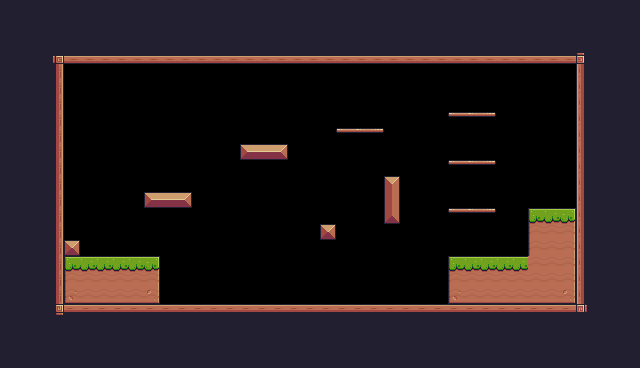

A level layout from a 2D game, rendered from its tile map. Below: a short description, then the map file with its tile-grid data intact:
An orthogonal 40x23 tile map with 16x16 px tiles, 1 tile layer (Background) and 29 objects (9x Fruit, 4x Platform, Player, CheckPoint, Chicken).

<map version="1.10" tiledversion="1.10.2" orientation="orthogonal" renderorder="right-down" width="40" height="23" tilewidth="16" tileheight="16" infinite="0" nextlayerid="4" nextobjectid="44">
 <tileset firstgid="1" source="Pixel Adventure.tsx" />
 <layer id="1" name="Background" width="40" height="23">
  <properties>
   <property name="backgroundColor" value="Gray" />
  </properties>
  <data encoding="csv">
24,24,24,24,24,24,24,24,24,24,24,24,24,24,24,24,24,24,24,24,24,24,24,24,24,24,24,24,24,24,24,24,24,24,24,24,24,24,24,24,
24,24,24,24,24,24,24,24,24,24,24,24,24,24,24,24,24,24,24,24,24,24,24,24,24,24,24,24,24,24,24,24,24,24,24,24,24,24,24,24,
24,24,24,24,24,24,24,24,24,24,24,24,24,24,24,24,24,24,24,24,24,24,24,24,24,24,24,24,24,24,24,24,24,24,24,24,24,24,24,24,
24,24,24,92,134,134,134,134,134,134,134,134,134,134,134,134,134,134,134,134,134,134,134,134,134,134,134,134,134,134,134,134,134,134,134,134,93,24,24,24,
24,24,24,113,0,0,0,0,0,0,0,0,0,0,0,0,0,0,0,0,0,0,0,0,0,0,0,0,0,0,0,0,0,0,0,0,111,24,24,24,
24,24,24,113,0,0,0,0,0,0,0,0,0,0,0,0,0,0,0,0,0,0,0,0,0,0,0,0,0,0,0,0,0,0,0,0,111,24,24,24,
24,24,24,113,0,0,0,0,0,0,0,0,0,0,0,0,0,0,0,0,0,0,0,0,0,0,0,0,0,0,0,0,0,0,0,0,111,24,24,24,
24,24,24,113,0,0,0,0,0,0,0,0,0,0,0,0,0,0,0,0,0,0,0,0,0,0,0,0,40,41,42,0,0,0,0,0,111,24,24,24,
24,24,24,113,0,0,0,0,0,0,0,0,0,0,0,0,0,0,0,0,0,40,41,42,0,0,0,0,0,0,0,0,0,0,0,0,111,24,24,24,
24,24,24,113,0,0,0,0,0,0,0,0,0,0,0,13,14,15,0,0,0,0,0,0,0,0,0,0,0,0,0,0,0,0,0,0,111,24,24,24,
24,24,24,113,0,0,0,0,0,0,0,0,0,0,0,0,0,0,0,0,0,0,0,0,0,0,0,0,40,41,42,0,0,0,0,0,111,24,24,24,
24,24,24,113,0,0,0,0,0,0,0,0,0,0,0,0,0,0,0,0,0,0,0,0,16,0,0,0,0,0,0,0,0,0,0,0,111,24,24,24,
24,24,24,113,0,0,0,0,0,13,14,15,0,0,0,0,0,0,0,0,0,0,0,0,38,0,0,0,0,0,0,0,0,0,0,0,111,24,24,24,
24,24,24,113,0,0,0,0,0,0,0,0,0,0,0,0,0,0,0,0,0,0,0,0,60,0,0,0,40,41,42,0,0,7,8,9,111,24,24,24,
24,24,24,113,0,0,0,0,0,0,0,0,0,0,0,0,0,0,0,0,35,0,0,0,0,0,0,0,0,0,0,0,0,29,30,31,111,24,24,24,
24,24,24,113,35,0,0,0,0,0,0,0,0,0,0,0,0,0,0,0,0,0,0,0,0,0,0,0,0,0,0,0,0,29,30,31,111,24,24,24,
24,24,24,113,7,8,8,8,8,9,0,0,0,0,0,0,0,0,0,0,0,0,0,0,0,0,0,0,7,8,8,8,8,30,30,31,111,24,24,24,
24,24,24,113,29,30,30,30,30,31,0,0,0,0,0,0,0,0,0,0,0,0,0,0,0,0,0,0,29,30,30,30,30,30,30,31,111,24,24,24,
24,24,24,113,51,52,52,52,52,53,0,0,0,0,0,0,0,0,0,0,0,0,0,0,0,0,0,0,51,52,52,52,52,52,52,53,111,24,24,24,
24,24,24,114,90,90,90,90,90,90,90,90,90,90,90,90,90,90,90,90,90,90,90,90,90,90,90,90,90,90,90,90,90,90,90,90,115,24,24,24,
24,24,24,24,24,24,24,24,24,24,24,24,24,24,24,24,24,24,24,24,24,24,24,24,24,24,24,24,24,24,24,24,24,24,24,24,24,24,24,24,
24,24,24,24,24,24,24,24,24,24,24,24,24,24,24,24,24,24,24,24,24,24,24,24,24,24,24,24,24,24,24,24,24,24,24,24,24,24,24,24,
24,24,24,24,24,24,24,24,24,24,24,24,24,24,24,24,24,24,24,24,24,24,24,24,24,24,24,24,24,24,24,24,24,24,24,24,24,24,24,24
</data>
 </layer>
 <objectgroup id="3" name="Collisions">
  <object id="6" x="48" y="48" width="16" height="272" />
  <object id="7" x="48" y="48" width="544" height="16" />
  <object id="8" x="576" y="64" width="16" height="256" />
  <object id="9" x="48" y="304" width="544" height="16" />
  <object id="10" x="64" y="240" width="16" height="16" />
  <object id="11" x="64" y="256" width="96" height="48" />
  <object id="12" x="448" y="256.333" width="80" height="47.3333" />
  <object id="13" x="144" y="192" width="48" height="16" />
  <object id="14" x="240" y="144" width="48" height="16" />
  <object id="15" x="384" y="176" width="16" height="48" />
  <object id="16" type="Platform" x="336" y="128" width="48" height="16" />
  <object id="18" type="Platform" x="448" y="112" width="48" height="16" />
  <object id="19" type="Platform" x="448" y="160" width="48" height="16" />
  <object id="20" type="Platform" x="448" y="208" width="48" height="16" />
  <object id="22" x="320" y="224" width="16" height="16" />
  <object id="33" x="528" y="208" width="48" height="96" />
 </objectgroup>
 <objectgroup id="2" name="SpawnPoints">
  <object id="2" name="Player" type="Player" x="80" y="224" width="32" height="32" />
  <object id="4" x="-21.3333" y="105.333" width="0.666667" />
  <object id="23" name="Cherries" type="Fruit" x="160" y="160" width="32" height="32" />
  <object id="24" name="Cherries" type="Fruit" x="256" y="112" width="32" height="32" />
  <object id="26" name="Kiwi" type="Fruit" x="464" y="80" width="32" height="32" />
  <object id="27" name="Kiwi" type="Fruit" x="464" y="176" width="32" height="32" />
  <object id="32" type="CheckPoint" x="528" y="160" width="48" height="48" />
  <object id="38" name="Chicken" type="Chicken" x="352" y="272" width="32" height="32">
   <properties>
    <property name="offsetNeg" type="float" value="13" />
    <property name="offsetPos" type="float" value="5" />
   </properties>
  </object>
  <object id="39" name="Apple" type="Fruit" x="240" y="192" width="32" height="32" />
  <object id="40" name="Apple" type="Fruit" x="224" y="224" width="32" height="32" />
  <object id="41" name="Apple" type="Fruit" x="256" y="224" width="32" height="32" />
  <object id="42" name="Cherries" type="Fruit" x="352" y="96" width="32" height="32" />
  <object id="43" name="Kiwi" type="Fruit" x="464" y="128" width="32" height="32" />
 </objectgroup>
</map>
